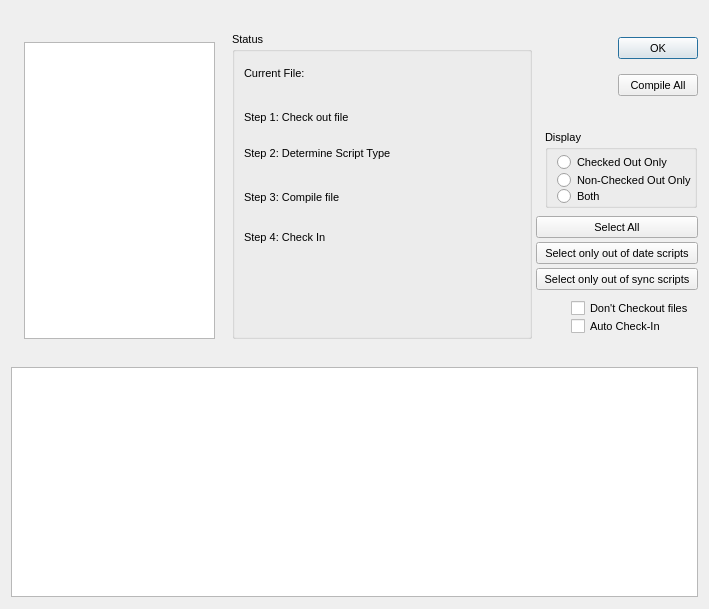
<?xml version="1.0"?>
<ui version="4.0">
  <class>CompileAllDialog</class>
  <widget class="QDialog" name="IDD_COMPILEALL">
    <property name="geometry">
      <rect>
        <x>0</x>
        <y>0</y>
        <width>709</width>
        <height>609</height>
      </rect>
    </property>
    <property name="windowTitle">
      <string>Mass Compile</string>
    </property>
    <property name="font">
      <font>
        <family>Liberation Sans</family>
        <pointsize>8</pointsize>
        <bold>false</bold>
        <italic>false</italic>
      </font>
    </property>
    <property name="enabled">
      <bool>true</bool>
    </property>
    <property name="windowFlags">
      <set>Qt::Dialog|Qt::WindowCloseButtonHint</set>
    </property>
    <property name="minimumSize">
      <size>
        <width>709</width>
        <height>609</height>
      </size>
    </property>
    <property name="maximumSize">
      <size>
        <width>709</width>
        <height>609</height>
      </size>
    </property>
    <widget class="QGroupBox" name="IDC_STATIC">
      <property name="geometry">
        <rect>
          <x>232</x>
          <y>32</y>
          <width>300</width>
          <height>307</height>
        </rect>
      </property>
      <property name="title">
        <string>Status</string>
      </property>
      <property name="visible">
        <bool>true</bool>
      </property>
      <property name="enabled">
        <bool>true</bool>
      </property>
      <property name="flat">
        <bool>false</bool>
      </property>
      <widget class="QLabel" name="IDC_STATIC_2">
        <property name="geometry">
          <rect>
            <x>12</x>
            <y>35</y>
            <width>61</width>
            <height>13</height>
          </rect>
        </property>
        <property name="text">
          <string>Current File:</string>
        </property>
        <property name="visible">
          <bool>true</bool>
        </property>
        <property name="enabled">
          <bool>true</bool>
        </property>
        <property name="alignment">
          <set>Qt::AlignLeft</set>
        </property>
      </widget>
      <widget class="QLabel" name="IDC_FILENAME">
        <property name="geometry">
          <rect>
            <x>12</x>
            <y>52</y>
            <width>282</width>
            <height>14</height>
          </rect>
        </property>
        <property name="visible">
          <bool>true</bool>
        </property>
        <property name="enabled">
          <bool>true</bool>
        </property>
        <property name="alignment">
          <set>Qt::AlignLeft</set>
        </property>
      </widget>
      <widget class="QLabel" name="IDC_STATIC_3">
        <property name="geometry">
          <rect>
            <x>12</x>
            <y>79</y>
            <width>115</width>
            <height>13</height>
          </rect>
        </property>
        <property name="text">
          <string>Step 1: Check out file</string>
        </property>
        <property name="visible">
          <bool>true</bool>
        </property>
        <property name="enabled">
          <bool>true</bool>
        </property>
        <property name="alignment">
          <set>Qt::AlignLeft</set>
        </property>
      </widget>
      <widget class="QLabel" name="IDC_STEP1">
        <property name="geometry">
          <rect>
            <x>12</x>
            <y>94</y>
            <width>277</width>
            <height>17</height>
          </rect>
        </property>
        <property name="visible">
          <bool>true</bool>
        </property>
        <property name="enabled">
          <bool>true</bool>
        </property>
        <property name="alignment">
          <set>Qt::AlignLeft</set>
        </property>
      </widget>
      <widget class="QLabel" name="IDC_STATIC_4">
        <property name="geometry">
          <rect>
            <x>12</x>
            <y>115</y>
            <width>158</width>
            <height>13</height>
          </rect>
        </property>
        <property name="text">
          <string>Step 2: Determine Script Type</string>
        </property>
        <property name="visible">
          <bool>true</bool>
        </property>
        <property name="enabled">
          <bool>true</bool>
        </property>
        <property name="alignment">
          <set>Qt::AlignLeft</set>
        </property>
      </widget>
      <widget class="QLabel" name="IDC_STEP2">
        <property name="geometry">
          <rect>
            <x>12</x>
            <y>133</y>
            <width>282</width>
            <height>19</height>
          </rect>
        </property>
        <property name="visible">
          <bool>true</bool>
        </property>
        <property name="enabled">
          <bool>true</bool>
        </property>
        <property name="alignment">
          <set>Qt::AlignLeft</set>
        </property>
      </widget>
      <widget class="QLabel" name="IDC_STATIC_5">
        <property name="geometry">
          <rect>
            <x>12</x>
            <y>159</y>
            <width>102</width>
            <height>13</height>
          </rect>
        </property>
        <property name="text">
          <string>Step 3: Compile file</string>
        </property>
        <property name="visible">
          <bool>true</bool>
        </property>
        <property name="enabled">
          <bool>true</bool>
        </property>
        <property name="alignment">
          <set>Qt::AlignLeft</set>
        </property>
      </widget>
      <widget class="QLabel" name="IDC_STEP3">
        <property name="geometry">
          <rect>
            <x>12</x>
            <y>173</y>
            <width>282</width>
            <height>17</height>
          </rect>
        </property>
        <property name="visible">
          <bool>true</bool>
        </property>
        <property name="enabled">
          <bool>true</bool>
        </property>
        <property name="alignment">
          <set>Qt::AlignLeft</set>
        </property>
      </widget>
      <widget class="QLabel" name="IDC_STATIC_6">
        <property name="geometry">
          <rect>
            <x>12</x>
            <y>199</y>
            <width>158</width>
            <height>13</height>
          </rect>
        </property>
        <property name="text">
          <string>Step 4: Check In</string>
        </property>
        <property name="visible">
          <bool>true</bool>
        </property>
        <property name="enabled">
          <bool>true</bool>
        </property>
        <property name="alignment">
          <set>Qt::AlignLeft</set>
        </property>
      </widget>
      <widget class="QLabel" name="IDC_STEP4">
        <property name="geometry">
          <rect>
            <x>12</x>
            <y>214</y>
            <width>282</width>
            <height>17</height>
          </rect>
        </property>
        <property name="visible">
          <bool>true</bool>
        </property>
        <property name="enabled">
          <bool>true</bool>
        </property>
        <property name="alignment">
          <set>Qt::AlignLeft</set>
        </property>
      </widget>
    </widget>
    <widget class="QGroupBox" name="IDC_STATIC_7">
      <property name="geometry">
        <rect>
          <x>545</x>
          <y>130</y>
          <width>152</width>
          <height>78</height>
        </rect>
      </property>
      <property name="title">
        <string>Display</string>
      </property>
      <property name="visible">
        <bool>true</bool>
      </property>
      <property name="enabled">
        <bool>true</bool>
      </property>
      <property name="flat">
        <bool>false</bool>
      </property>
      <widget class="QRadioButton" name="IDC_LOCKED">
        <property name="geometry">
          <rect>
            <x>12</x>
            <y>24</y>
            <width>118</width>
            <height>16</height>
          </rect>
        </property>
        <property name="text">
          <string>Checked Out Only</string>
        </property>
        <property name="visible">
          <bool>true</bool>
        </property>
        <property name="enabled">
          <bool>true</bool>
        </property>
      </widget>
      <widget class="QRadioButton" name="IDC_NOTLOCKED">
        <property name="geometry">
          <rect>
            <x>12</x>
            <y>42</y>
            <width>142</width>
            <height>16</height>
          </rect>
        </property>
        <property name="text">
          <string>Non-Checked Out Only</string>
        </property>
        <property name="visible">
          <bool>true</bool>
        </property>
        <property name="enabled">
          <bool>true</bool>
        </property>
      </widget>
      <widget class="QRadioButton" name="IDC_BOTH">
        <property name="geometry">
          <rect>
            <x>12</x>
            <y>58</y>
            <width>49</width>
            <height>16</height>
          </rect>
        </property>
        <property name="text">
          <string>Both</string>
        </property>
        <property name="visible">
          <bool>true</bool>
        </property>
        <property name="enabled">
          <bool>true</bool>
        </property>
      </widget>
    </widget>
    <widget class="QPushButton" name="IDOK">
      <property name="geometry">
        <rect>
          <x>618</x>
          <y>37</y>
          <width>80</width>
          <height>22</height>
        </rect>
      </property>
      <property name="text">
        <string>OK</string>
      </property>
      <property name="visible">
        <bool>true</bool>
      </property>
      <property name="enabled">
        <bool>true</bool>
      </property>
      <property name="default">
        <bool>true</bool>
      </property>
      <property name="autoDefault">
        <bool>true</bool>
      </property>
    </widget>
    <widget class="QListWidget" name="IDC_LIST">
      <property name="geometry">
        <rect>
          <x>24</x>
          <y>42</y>
          <width>191</width>
          <height>297</height>
        </rect>
      </property>
      <property name="visible">
        <bool>true</bool>
      </property>
      <property name="enabled">
        <bool>true</bool>
      </property>
      <property name="selectionMode">
        <enum>QAbstractItemView::SingleSelection</enum>
      </property>
    </widget>
    <widget class="QPushButton" name="IDC_BUILD">
      <property name="geometry">
        <rect>
          <x>618</x>
          <y>74</y>
          <width>80</width>
          <height>22</height>
        </rect>
      </property>
      <property name="text">
        <string>Compile All</string>
      </property>
      <property name="visible">
        <bool>true</bool>
      </property>
      <property name="enabled">
        <bool>true</bool>
      </property>
      <property name="default">
        <bool>false</bool>
      </property>
      <property name="autoDefault">
        <bool>false</bool>
      </property>
    </widget>
    <widget class="QPushButton" name="IDC_SELECTALL">
      <property name="geometry">
        <rect>
          <x>536</x>
          <y>216</y>
          <width>162</width>
          <height>22</height>
        </rect>
      </property>
      <property name="text">
        <string>Select All</string>
      </property>
      <property name="visible">
        <bool>true</bool>
      </property>
      <property name="enabled">
        <bool>true</bool>
      </property>
      <property name="default">
        <bool>false</bool>
      </property>
      <property name="autoDefault">
        <bool>false</bool>
      </property>
    </widget>
    <widget class="QPushButton" name="IDC_OODSCRIPTS">
      <property name="geometry">
        <rect>
          <x>536</x>
          <y>242</y>
          <width>162</width>
          <height>22</height>
        </rect>
      </property>
      <property name="text">
        <string>Select only out of date scripts</string>
      </property>
      <property name="visible">
        <bool>true</bool>
      </property>
      <property name="enabled">
        <bool>true</bool>
      </property>
      <property name="default">
        <bool>false</bool>
      </property>
      <property name="autoDefault">
        <bool>false</bool>
      </property>
    </widget>
    <widget class="QPushButton" name="IDC_OOSSCRIPTS">
      <property name="geometry">
        <rect>
          <x>536</x>
          <y>268</y>
          <width>162</width>
          <height>22</height>
        </rect>
      </property>
      <property name="text">
        <string>Select only out of sync scripts</string>
      </property>
      <property name="visible">
        <bool>true</bool>
      </property>
      <property name="enabled">
        <bool>true</bool>
      </property>
      <property name="default">
        <bool>false</bool>
      </property>
      <property name="autoDefault">
        <bool>false</bool>
      </property>
    </widget>
    <widget class="QCheckBox" name="IDC_NOCHECKOUT">
      <property name="geometry">
        <rect>
          <x>571</x>
          <y>300</y>
          <width>126</width>
          <height>16</height>
        </rect>
      </property>
      <property name="text">
        <string>Don't Checkout files</string>
      </property>
      <property name="visible">
        <bool>true</bool>
      </property>
      <property name="enabled">
        <bool>true</bool>
      </property>
    </widget>
    <widget class="QCheckBox" name="IDC_AUTOCHECKIN">
      <property name="geometry">
        <rect>
          <x>571</x>
          <y>318</y>
          <width>97</width>
          <height>16</height>
        </rect>
      </property>
      <property name="text">
        <string>Auto Check-In</string>
      </property>
      <property name="visible">
        <bool>true</bool>
      </property>
      <property name="enabled">
        <bool>true</bool>
      </property>
    </widget>
    <widget class="QTextEdit" name="IDC_OUTPUT">
      <property name="geometry">
        <rect>
          <x>11</x>
          <y>367</y>
          <width>687</width>
          <height>230</height>
        </rect>
      </property>
      <property name="visible">
        <bool>true</bool>
      </property>
      <property name="enabled">
        <bool>true</bool>
      </property>
    </widget>
  </widget>
</ui>
